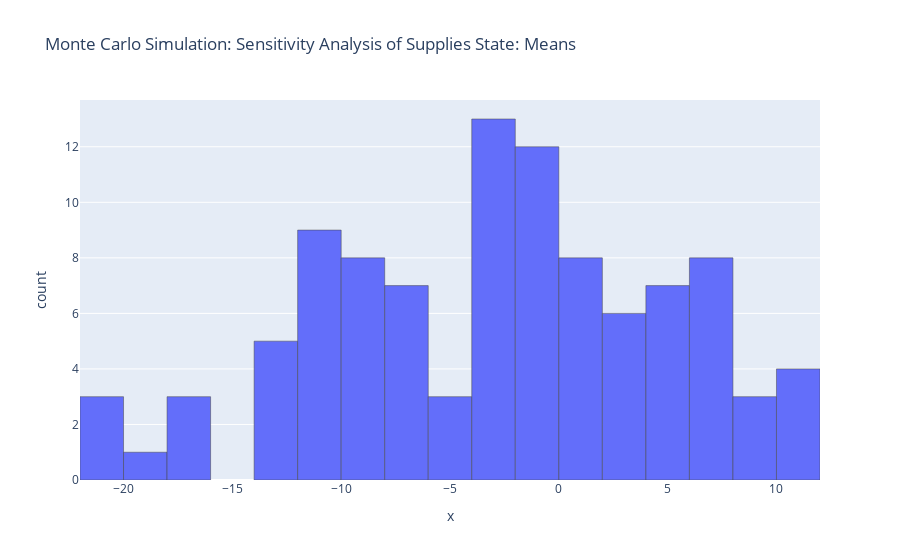

The notebook cell saved with this chart:
### Code cell
#creating histogram of sensitivity results
#fig = px.histogram(x=sensitivity_results, nbins=20, title='Monte Carlo Simulation: Sensitivity Analysis of Supplies State: Means')
#make the bars thinner
#fig.update_traces(marker_line_width=0.5)
#fig.update_layout(bargap=0.2)
#fig.show()
plt.hist(sensitivity_results, bins=20)
plt.title('Monte Carlo Simulation: Sensitivity Analysis of Supplies State: Means')
plt.xlabel('Mean of Supplies State')
plt.show()

### Figure 1 — Plotly figure (JSON) as saved in the notebook; plotly's stock layout.template omitted (floating-point values rounded to 4 significant figures)
{"data": [{"alignmentgroup": "True", "bingroup": "x", "hovertemplate": "x=%{x}<br>count=%{y}<extra></extra>", "legendgroup": "", "marker": {"color": "#636efa", "line": {"width": 0.5}, "pattern": {"shape": ""}}, "name": "", "nbinsx": 20, "offsetgroup": "", "orientation": "v", "showlegend": false, "type": "histogram", "x": [-8.6, -11.2, 3.6, -12.2, -11, -8, 3.8, -7.8, -6.8, -9.4, 4, -4.2, 10.8, -18.8, -2.6, -0.6, 5.2, 11, -0.6, -1, -10.4, -2.4, -9.6, 9.4, 7.6, 6.2, -5.2, -4, -2.2, 5.8, 1.4, -1.2, -3.8, -12.4, -21.4, -0.4, -17.4, 3.8, -1.2, 0.6, -3.4, -3.4, -4, -6.4, -0.4, -1.4, -9.2, 5, 5.2, -9.6, -10.2, 6.2, -16.8, -6.8, 11, -13.4, 5.4, -13.4, -1.4, -3.8, -18, 1.6, -9.8, -5.4, 8.4, 0.8, -12, 5, -1.4, 11.8, 3.4, 7.4, 0.8, 0.4, -6.2, 1.2, -2.4, -11.6, -6.2, 0.2, -11.2, -9.8, -21.4, -21.4, 3, -3, 6.6, -11.4, -0.6, 8.6, -8.8, 7.6, -0.8, -12.6, -4, -11.8, -2.2, 6.6, 3.2, 6.4], "xaxis": "x", "yaxis": "y"}], "layout": {"barmode": "relative", "legend": {"tracegroupgap": 0}, "title": {"text": "Monte Carlo Simulation: Sensitivity Analysis of Supplies State: Means"}, "xaxis": {"anchor": "y", "domain": [0, 1], "title": {"text": "x"}}, "yaxis": {"anchor": "x", "domain": [0, 1], "title": {"text": "count"}}}}
